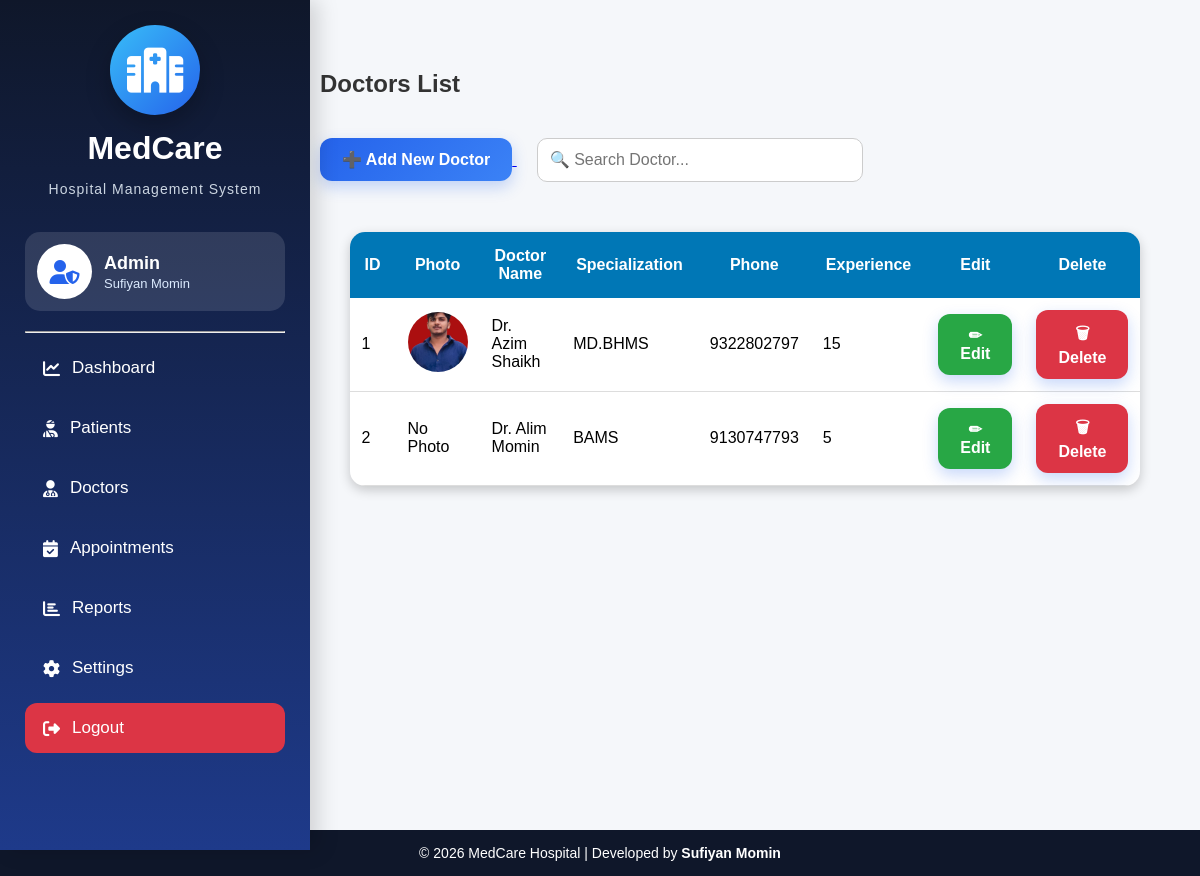
Page /doctors on the committed database.
### tables this page shows
CREATE TABLE doctors(
        id INTEGER PRIMARY KEY AUTOINCREMENT,
        name TEXT,
        specialization TEXT,
        phone TEXT,
        experience INTEGER
        , photo TEXT);

### app.py (the view)
@app.route("/doctors")
def doctors():
    conn=sqlite3.connect("database.db")
    cursor=conn.cursor()
    cursor.execute("SELECT * FROM doctors")
    doctors=cursor.fetchall()
    conn.close()
    return render_template("doctors.html",doctors=doctors)

### templates/doctors.html (shortened to what this page needs)
{% extends "base.html" %}
{% block content %}
<h2>Doctors List</h2>
<a href="/add_doctor">
    <button>➕ Add New Doctor</button>
</a>
<input type="text" id="doctorSearch" class="search-box" placeholder="🔍 Search Doctor...">
<table class="patient-table" id="doctorTable">
    <tr>
        <th>ID</th>
        <th>Photo</th>
        <th>Doctor Name</th>
        <th>Specialization</th>
        <th>Phone</th>
        <th>Experience</th>
        <th>Edit</th>
        <th>Delete</th>
    </tr>
    {% for doctor in doctors %}
    <tr>
        <td>{{ doctor[0] }}</td>
        <td>
        {% if doctor[5] %}
            <img src="{{ url_for('static', filename='uploads/' + doctor[5]) }}"
                width="60"
                height="60"
                style="border-radius:50%; object-fit:cover;">
        {% else %}
            No Photo
        {% endif %}
</td>
        <td>{{ doctor[1] }}</td>
        <td>{{ doctor[2] }}</td>
        <td>{{ doctor[3] }}</td>
        <td>{{ doctor[4] }}</td>
        <td>
            <a href="/edit_doctor/{{ doctor[0] }}">
                <button class="edit-btn">✏ Edit</button>
            </a>
        </td>
        <td>
            <a href="/delete_doctor/{{ doctor[0] }}"
               onclick="return confirm('Are you sure you want to delete this doctor?')">
                <button class="delete-btn">🗑 Delete</button>
            </a>
        </td>
    </tr>
    {% endfor %}
</table>
{% endblock %}

### templates/base.html (shortened to what this page needs)
<!DOCTYPE html>
<html>
<head>
    <link rel="stylesheet" href="{{ url_for('static', filename='css/style.css') }}">
    <link rel="stylesheet" href="https://cdnjs.cloudflare.com/ajax/libs/font-awesome/6.5.2/css/all.min.css">
</head>
<body>
{% if request.endpoint != 'login' %}
<div class="container">
    <div class="sidebar">
        <div class="logo">
    <div class="logo-circle">
        <i class="fas fa-hospital"></i>
    </div>
    <h2>MedCare</h2>
    <p>Hospital Management System</p>
    </div>
    <div class="admin-profile">
    <div class="admin-avatar">
        <i class="fas fa-user-shield"></i>
    </div>
    <div class="admin-info">
        <h3>Admin</h3>
        <p>Sufiyan Momin</p>
    </div>
</div>
        <hr>
        <a href="/"><i class="fas fa-chart-line"></i> Dashboard</a>
        <a href="/patients"><i class="fas fa-user-injured"></i> Patients</a>
        <a href="/doctors"><i class="fas fa-user-doctor"></i> Doctors</a>
        <a href="/appointments"><i class="fas fa-calendar-check"></i> Appointments</a>
        <a href="/reports"><i class="fas fa-chart-bar"></i> Reports</a>
        <a href="/settings"><i class="fas fa-gear"></i> Settings</a>
        <a href="/logout" class="logout-btn">
            <i class="fas fa-right-from-bracket"></i> Logout
        </a>
    </div>
    <div class="content">
{% else %}
<div class="content">
{% endif %}
{% block content %}
{% endblock %}
</div>
{% if request.endpoint != 'login' %}
</div>
{% endif %}
<footer class="footer">
    © 2026 MedCare Hospital | Developed by <b>Sufiyan Momin</b>
</footer>
</body>
</html>

### static/css/style.css (style rules this page uses)
body { margin: 0; padding: 0; font-family: Arial,sans-serif; background:#f5f7fa }
h2 { margin-top: 40px; color: #333; }
button { background:linear-gradient(135deg,#2563eb,#3b82f6); color:white; padding:12px 22px; border:none; border-radius:12px; font-size:16px; font-weight:600; cursor:pointer; transition:0.3s ease; box-shadow:0 6px 15px rgba(37,99,235,.25); }
.patient-table { width:90%; margin:30px auto; border-collapse:collapse; background:white; box-shadow:0 4px 12px rgba(0,0,0,0.2); }
.patient-table th { background:#0077b6; color:white; padding:15px; }
.patient-table td { padding:12px; border-bottom:1px solid #ddd; }
.edit-btn { background:#28a745; }
.delete-btn { background:#dc3545; }
.patient-table { border-radius:15px; overflow:hidden; }
.patient-table td { font-size: 16px; }
.search-box { width:300px; padding:12px; border:1px solid #ccc; border-radius:10px; margin:20px; font-size:16px; }
.logout-btn { background: #dc3545; color: white; padding: 8px 15px; border-radius: 5px; text-decoration: none; margin-left: 15px; }
.container { display:flex; min-height:100vh; }
.sidebar { width:260px; background:linear-gradient(180deg,#0f172a,#1e3a8a); color:white; padding:25px; position:fixed; top:0; left:0; height:100vh; overflow-y:auto; box-shadow:8px 0 20px rgba(0,0,0,.15); }
.logo { text-align:center; margin-bottom:35px; }
.logo-circle { width:90px; height:90px; margin:0 auto 15px; border-radius:50%; background:linear-gradient(135deg,#38bdf8,#2563eb); display:flex; justify-content:center; align-items:center; box-shadow:0 10px 25px rgba(0,0,0,.25); }
.logo-circle i { font-size:45px; color:white; }
.logo h2 { color:white; margin:10px 0 5px; font-size:32px; font-weight:bold; }
.logo p { color:#cbd5e1; font-size:14px; letter-spacing:1px; }
.sidebar a { display:flex; align-items:center; gap:12px; color:white; text-decoration:none; padding:15px 18px; margin:10px 0; border-radius:12px; transition:.3s; font-size:17px; }
.content { margin-left:290px; padding:30px; width:100%; }
.footer { text-align:center; padding:15px; margin-top:30px; background:#0f172a; color:white; font-size:14px; }
button { transition:0.3s; }
.admin-profile { display:flex; align-items:center; gap:12px; background:rgba(255,255,255,0.12); padding:12px; border-radius:15px; margin:20px 0; }
.admin-avatar { width:55px; height:55px; border-radius:50%; background:white; color:#2563eb; display:flex; justify-content:center; align-items:center; font-size:24px; }
.admin-info h3 { color:white; margin:0; font-size:18px; }
.admin-info p { color:#dbeafe; margin:2px 0 0; font-size:13px; }
.admin-profile { position:relative; cursor:pointer; }

### rows in the picture
doctors: id "1", photo (picture), name "Dr. Azim Shaikh", specialization "MD.BHMS", phone "9322802797", experience "15"
doctors: id "2", shows "No Photo", name "Dr. Alim Momin", specialization "BAMS", phone "9130747793", experience "5"
